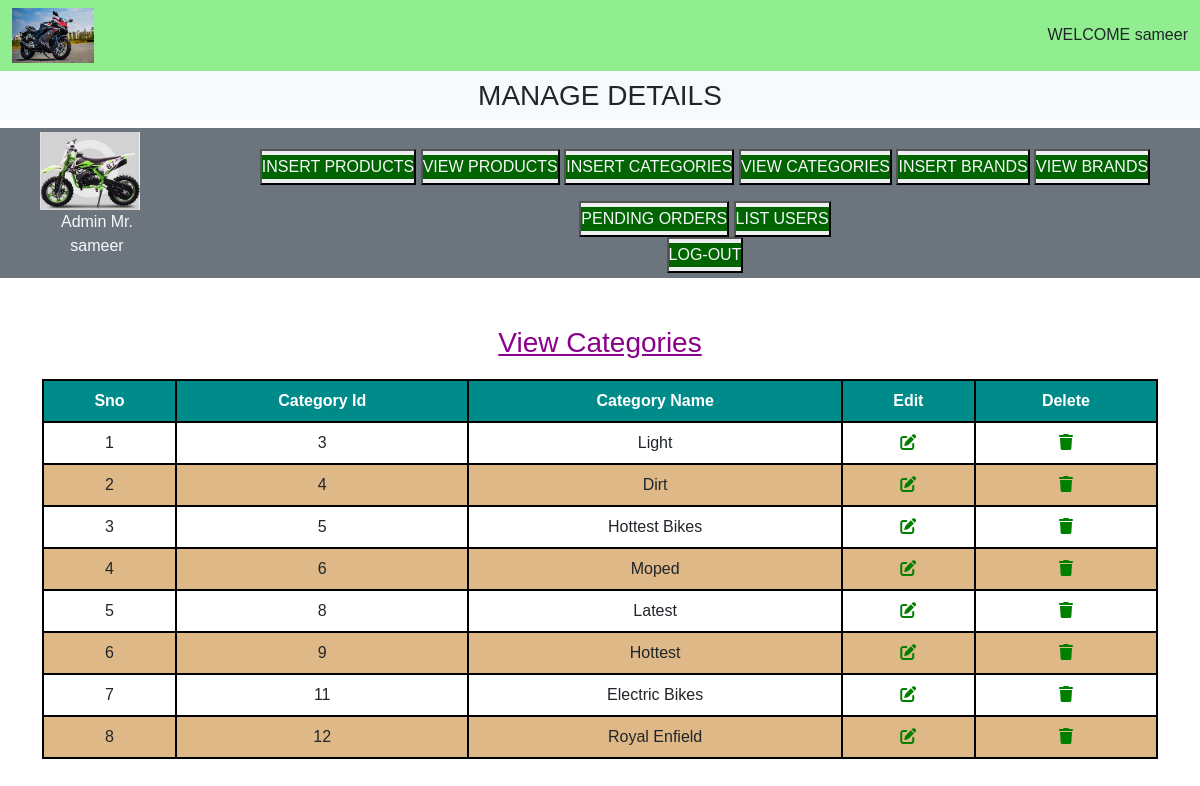
The app's page /admin_area/index.php?view_category (signed in) with its own data.
### tables this page shows
CREATE TABLE `categories` (
  `category_id` int(100) NOT NULL,
  `category_name` varchar(200) DEFAULT NULL
);

### admin_area/view_category.php (the view, shortened to what this page needs)
<!DOCTYPE html>
<html lang="en">
<head>
</head>
<body>
    <h3 class="text-underlined">View Categories</h3>
    <table>
        <thead>
            <tr>
                <th>Sno</th>
                <th>Category Id</th>
                <th>Category Name</th>
                <th>Edit</th>
                <th>Delete</th>
            </tr>
        </thead>
        <tbody>
            <?php
            $select_categories = "SELECT * FROM `categories`";
            $result_categories = mysqli_query($con,$select_categories);
            $number = 0;
            while($row_categories = mysqli_fetch_assoc($result_categories))
            {
                $categories_id = $row_categories['category_id'];
                $categories_name = $row_categories['category_name'];
                $number++;
            ?>
            <tr>
                <td><?php echo $number;?></td>
                <td><?php echo $categories_id;?></td>
                <td><?php echo $categories_name;?></td>
                <td><a href="index.php?edit_category=<?php echo $categories_id;?>"><i class="fa-solid fa-pen-to-square"></i></a></td>
                <td><a href="index.php?delete_category=<?php echo $categories_id;?>"><i class="fa-solid fa-trash"></i></a></td>
            </tr>
            <?php }?>
        </tbody>
    </table>
</body>
</html>

### css/styleA.css (style rules this page uses)
* { margin :0; padding: 0; box-sizing: border-box; }

### admin_area/view_category.php (style rules this page uses)
body { font-family: Arial, sans-serif; margin: 0; padding: 0; }
table { width: 100%; border-collapse: collapse; margin-top: 20px;; }
th, td { padding: 8px; text-align: left; border: 2px solid black; justify-content: center; text-align: center; }
thead { background-color: #f2f2f2; }
th { background-color: darkcyan; color: white; }
tbody tr:nth-child(even) { background-color: burlywood; }
a { text-decoration: none; color: green; }
.text-underlined { text-align: center; color: darkmagenta; text-decoration:underline; }

### records on screen
categories: category_id "3", category_name "Light"
categories: category_id "4", category_name "Dirt"
categories: category_id "5", category_name "Hottest Bikes"
categories: category_id "6", category_name "Moped"
categories: category_id "8", category_name "Latest"
categories: category_id "9", category_name "Hottest"
categories: category_id "11", category_name "Electric Bikes"
categories: category_id "12", category_name "Royal Enfield"

### other values on screen
$admin_name "sameer"
